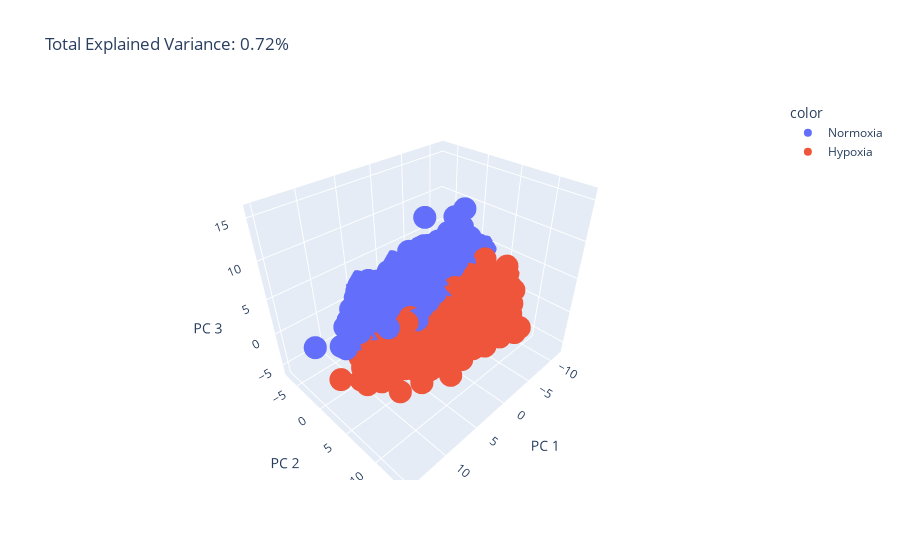

The cell this chart's notebook holds for it:
### Code cell
pca_3 = PCA(n_components=3)
components = pca_3.fit_transform(df_standardized)

total_var = pca_3.explained_variance_ratio_.sum() * 100

fig = px.scatter_3d(
    components, x=0, y=1, z=2, color=conditions,
    title=f'Total Explained Variance: {total_var:.2f}%',
    labels={'0': 'PC 1', '1': 'PC 2', '2': 'PC 3'}
)
fig.show()

### Figure 1 — Plotly figure (JSON) as saved in the notebook; plotly's stock layout.template omitted (floating-point values rounded to 4 significant figures; data arrays with more than 128 entries replaced by an {"elided": "..."} marker saying what was removed)
{"data": [{"hovertemplate": "color=Normoxia<br>PC 1=%{x}<br>PC 2=%{y}<br>PC 3=%{z}<extra></extra>", "legendgroup": "Normoxia", "marker": {"color": "#636efa", "symbol": "circle"}, "mode": "markers", "name": "Normoxia", "scene": "scene", "showlegend": true, "type": "scatter3d", "x": {"elided": "5214 float values"}, "y": {"elided": "5214 float values"}, "z": {"elided": "5214 float values"}}, {"hovertemplate": "color=Hypoxia<br>PC 1=%{x}<br>PC 2=%{y}<br>PC 3=%{z}<extra></extra>", "legendgroup": "Hypoxia", "marker": {"color": "#EF553B", "symbol": "circle"}, "mode": "markers", "name": "Hypoxia", "scene": "scene", "showlegend": true, "type": "scatter3d", "x": {"elided": "8537 float values"}, "y": {"elided": "8537 float values"}, "z": {"elided": "8537 float values"}}], "layout": {"legend": {"title": {"text": "color"}, "tracegroupgap": 0}, "scene": {"domain": {"x": [0, 1], "y": [0, 1]}, "xaxis": {"title": {"text": "PC 1"}}, "yaxis": {"title": {"text": "PC 2"}}, "zaxis": {"title": {"text": "PC 3"}}}, "title": {"text": "Total Explained Variance: 0.72%"}}}
